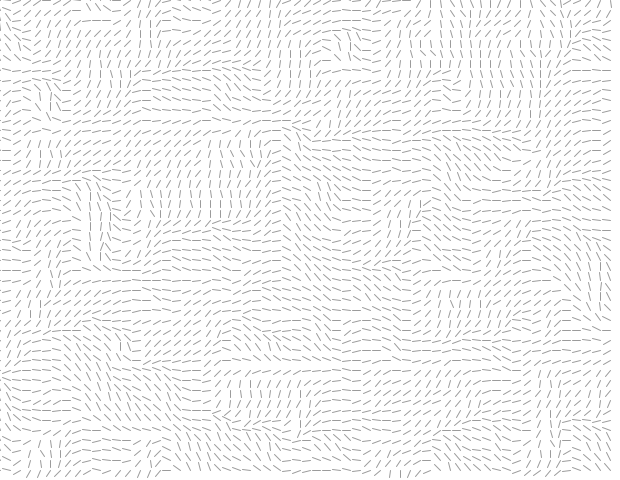
Frame 1 (no input)
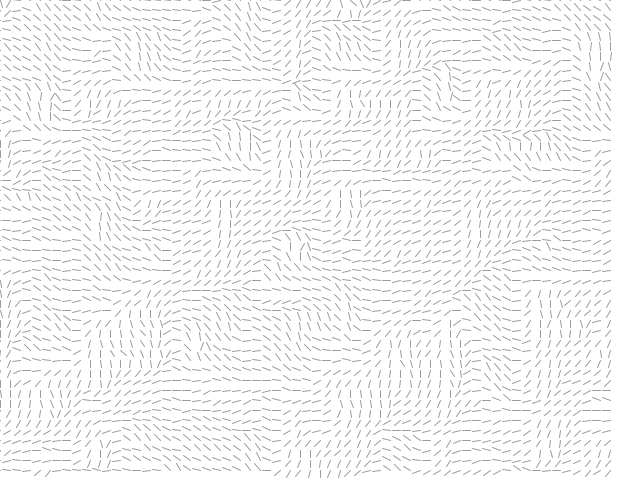
Frame 60 (the mouse pressed at the canvas centre just before this capture)
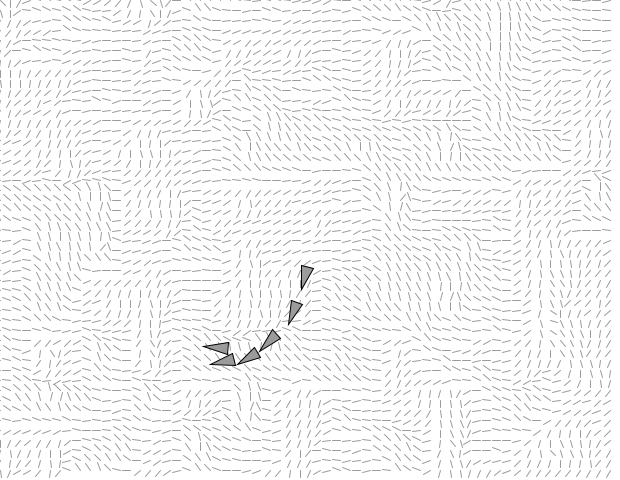
Frame 120 (the mouse held since frame 60 and released just before this capture)

The Processing sketch that drew these frames (run headless with seeded random() and noise(); from frame 60 on, the mouse is pressed at the canvas centre):

// Processing sketch: VII_4_Steering_Behavior_Flow_Field
// ── VII_4_Steering_Behavior_Flow_Field.pde
ArrayList<Vehicle> vehicles;
FlowField flow;
int i = 0;
boolean displayFlow = true;

void setup() {
  size(620, 480);
  vehicles = new ArrayList<Vehicle>();
  flow = new FlowField(10);
}

void keyPressed() {
  displayFlow = !displayFlow;
}

void draw() {  
  background(255);
  flow.init();
  if(displayFlow) flow.display();
  
  if (mousePressed) {
    if(i%10 == 0)vehicles.add(new Vehicle(mouseX, mouseY));
    i++;
  }
  for(Vehicle v: vehicles) {
    v.follow(flow);
    v.update();
    v.borders();
    v.display();
  }
}
// ── FlowField.pde
class FlowField {
  PVector[][] field;
  int cols, rows;
  int resolution;
  float t = 10000;
  
  FlowField(int r) {
    resolution = r;
    cols = width / r;
    rows = height / r;
    field = new PVector[cols][rows];
    init();
  }
  
  void init() {
    float step = 0.2;
    float xoff = 0;
    for(int i = 0; i < cols; i++) {
      float yoff = 0;
      for(int j = 0; j < rows; j++) {
        float theta = map(noise(xoff, yoff, t), 0, 1, 0, 2*PI);
        field[i][j] = PVector.fromAngle(theta);
        yoff += step;
      }
    xoff += step;
    }
    t += 0.05;
  }
  
  void display() {
    for(int i = 0; i < cols; i++) {
      for(int j = 0; j < rows; j++) {
        drawVector(field[i][j],i*resolution,j*resolution,resolution-2);
      }
    }
  }
  
  void drawVector(PVector v, float x, float y, float scayl) {
    pushMatrix();
    translate(x,y);
    stroke(0,100);
    rotate(v.heading2D());
    float len = v.mag()*scayl;
    line(0,0,len,0);
    popMatrix();
  }
  
  PVector lookup(PVector lookup) {
    int column = int(constrain(lookup.x/resolution,0,cols-1));
    int row = int(constrain(lookup.y/resolution,0,rows-1));
    return field[column][row].get();
  }
}
// ── Vehicle.pde
class Vehicle {
  PVector pos;
  PVector vel;
  PVector acc;
  float r;
  float maxspeed;
  float maxforce;
  
  Vehicle(float x, float y) {
    pos = new PVector(x, y);
    vel = new PVector(0, 4);
    acc = new PVector(0, 0);
    r = 6;
    maxspeed = 4;
    maxforce = 0.1;
  }
  
  Vehicle(float x, float y, float vx, float vy) {
    pos = new PVector(x, y);
    vel = new PVector(vx, vy);
    acc = new PVector(0, 0);
    r = 6;
    maxspeed = 4;
    maxforce = 0.1;
  }
  
  void update() {
    vel = vel.add(acc);
    vel.limit(maxspeed);
    pos = pos.add(vel);
    acc.mult(0);
  }
  
  void seek(PVector target) {
    PVector desired = PVector.sub(target, pos);
    desired.normalize();
    desired.mult(maxspeed);
    if(dist(target.x, target.y, pos.x, pos.y) < 100) {
      desired.limit(dist(target.x, target.y, pos.x, pos.y)*maxspeed/100);
    }
    
    PVector steer = PVector.sub(desired, vel);
    steer.limit(maxforce);
    
    applyForce(steer);
  }
  
  void pursue(Vehicle target) {
    PVector desired = PVector.sub(PVector.add(target.pos, target.vel), pos);
    desired.normalize();
    
    desired.mult(maxspeed);
    if(dist(target.pos.x, target.pos.y, pos.x, pos.y) < 100) {
      desired.limit(dist(target.pos.x, target.pos.y, pos.x, pos.y)*maxspeed/100);
    }
  }
    
  void follow(FlowField flow) {
    PVector desired = flow.lookup(pos);
    desired.mult(maxspeed);
    
    PVector steer = PVector.sub(desired, vel);
    steer.limit(maxforce);
    applyForce(steer);
  }
  
  void applyForce(PVector force) {
    acc = acc.add(force);
  }
  
  void borders() {
    if (pos.x < -r) pos.x = width+r;
    if (pos.y < -r) pos.y = height+r;
    if (pos.x > width+r) pos.x = -r;
    if (pos.y > height+r) pos.y = -r;
  }
  
  void display() {
    float theta = vel.heading2D() + PI/2;
    fill(155);
    stroke(0);
    strokeWeight(1);
    pushMatrix();
    translate(pos.x, pos.y);
    rotate(theta);
    beginShape();
    vertex(0, -r*2);
    vertex(-r, r*2);
    vertex(r, r*2);
    endShape(CLOSE);
    popMatrix();
  }
}
